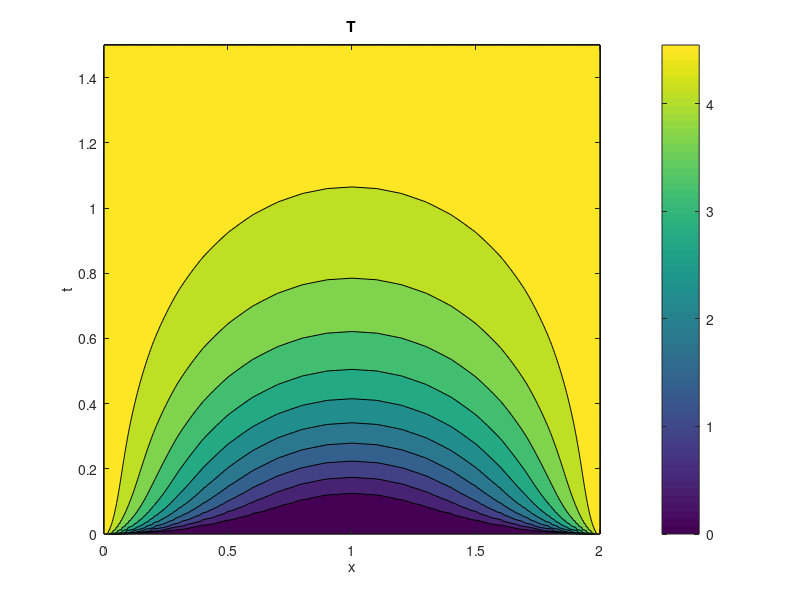

This chart was generated by the following MATLAB code:
%example m-file
%finite differencing method for the 1D heat equation.
%explicit euler's.
%solving dT/dt=d^2T/dx^2.
%compare this (lines 36 here) with heat1D_fdm_explicita.m. (line 29 there) 
%see what happens if C is changed to 0.505.
%martin king, 30 Aug 2008.

clear all, close all;

%defining the spatial domain
xmin=0; xmax=2; dx=0.1; x=xmin:dx:xmax; nx=length(x);

%where C=dt/dx^2
C=0.49; dt=C*dx.^2;

Thot=5.0; Tcold=5.0;  %boundary values
%grid point indices for hot and cold ends:
hotend=find(x==xmin); coldend=find(x==xmax);

T=zeros(1,nx); T(hotend)=Thot; T(coldend)=Tcold; Tnew=T;  %initial T; and applying b.c. too
tlast=1.5;  %final time
ntsteps=ceil(tlast/dt);  %number of timesteps
dt=tlast/ntsteps;  %re-correct dt
C=dt./dx.^2;  %re-correct C

%here's something you might not have seen before.
%creating the differential operator matrix D
%(display D on the Matlab workspace and see what it contains, 
% refer to toeplitz on MATLAB help too)
D=toeplitz([-2 1 zeros(1,nx-4)]);  
D=C.*D;

for istep=1:ntsteps  %time stepping
    Tstore(istep,:)=T;  %storing T to Tstore
    T(2:end-1)=T(2:end-1)'+D*T(2:end-1)';  %explicit euler's in matrix form
    T(2)=T(2)+C*T(1); T(end-1)=T(end-1)+C*T(end);  %applying b.c.'s
end
Tstore(ntsteps+1,:)=T;  %T at tlast

%for plotting
t=[0:dt:tlast];
[xx,tt]=meshgrid(x,t);
contourf(xx,tt,Tstore),colorbar;
xlabel('x'),ylabel('t');
title('T')